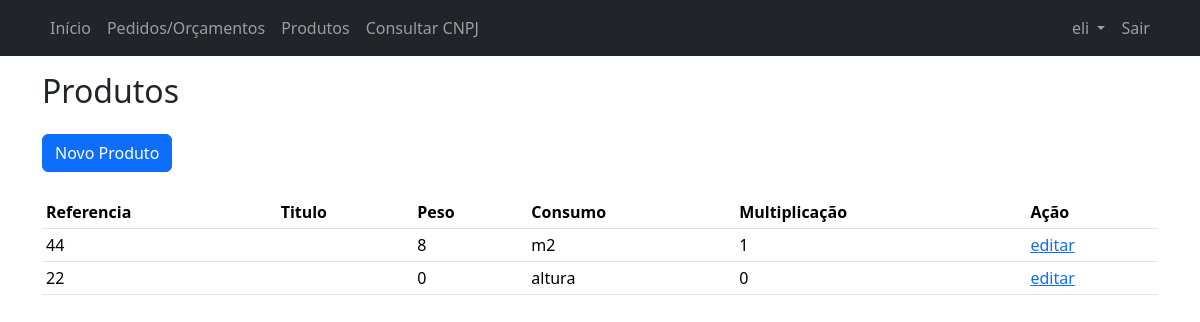
Screenshot of /produtos.php (signed in) with the database file from the repository.
### tables this page shows
CREATE TABLE `produtos` (
  `id` int NOT NULL,
  `referencia` varchar(64) NOT NULL,
  `titulo` varchar(256) DEFAULT NULL,
  `peso` float DEFAULT NULL,
  `consumo` varchar(64) DEFAULT NULL,
  `multiplicacao` float DEFAULT NULL,
  `deleted` int DEFAULT NULL,
  `created_by` int DEFAULT NULL,
  `created_at` datetime DEFAULT NULL,
  `updated_by` int DEFAULT NULL,
  `updated_at` datetime DEFAULT NULL,
  `deleted_by` int DEFAULT NULL,
  `deleted_at` datetime DEFAULT NULL
);

### produtos.php (the view, shortened to what this page needs)
<!DOCTYPE html>
<html lang="pt-br">
<head>
    <?php require('partials/head.php'); ?>
</head>
<body>
    <?php
        require('partials/navbar.php');
    ?>
    <div class="container my-3">
        <h2>Produtos</h2>
    </div>
    <div class="container mt-4">
        <a href="novo_produto.php" class="btn btn-primary" role="button">Novo Produto</a>
    </div>
    <div class="container mt-4">
        <table class="table table-hover table-sm">
            <thead>
                <tr>
                    <th>Referencia</th>
                    <th>Titulo</th>
                    <th>Peso</th>
                    <th>Consumo</th>
                    <th>Multiplicação</th>
                    <th>Ação</th>
                </tr>
            </thead>
            <tbody>
                <?php
                    require('config/connection.php');
                    $sql = "SELECT `id`,`referencia`,`titulo`,`peso`,`consumo`,`multiplicacao` FROM `produtos` WHERE `deleted` = :deleted";
                    $stmt = $pdo->prepare($sql);
                    $stmt->bindValue(':deleted', 0);
                    $stmt->execute();
                    $resultado = $stmt->fetchAll(PDO::FETCH_ASSOC);
                    foreach($resultado as $row){
                        $referencia = isset($row['referencia'])?$row['referencia']:"";
                        $titulo = isset($row['titulo'])?$row['titulo']:"";
                        $peso = isset($row['peso'])?$row['peso']:"";
                        $consumo = isset($row['consumo'])?$row['consumo']:"";
                        $multiplicacao = isset($row['multiplicacao'])?$row['multiplicacao']:"";
                        $id = isset($row['id'])?$row['id']:"";
                    echo "<tr>";
                    echo "    <td>$referencia</td>";
                    echo "    <td>$titulo</td>";
                    echo "    <td>$peso</td>";
                    echo "    <td>$consumo</td>";
                    echo "    <td>$multiplicacao</td>";
                    echo "    <td><a href=\"editar_produto.php?produto_id=$id\">editar</a></td>";
                    echo "</tr>";
                    }
                ?>
            </tbody>
        </table>
    </div>
</body>
</html>

### rows the page displays
produtos: referencia "44", peso "8", consumo "m2", multiplicacao "1"
produtos: referencia "22", peso "0", consumo "altura", multiplicacao "0"

### other values shown
$_SESSION['loggedUserName'] "eli"
